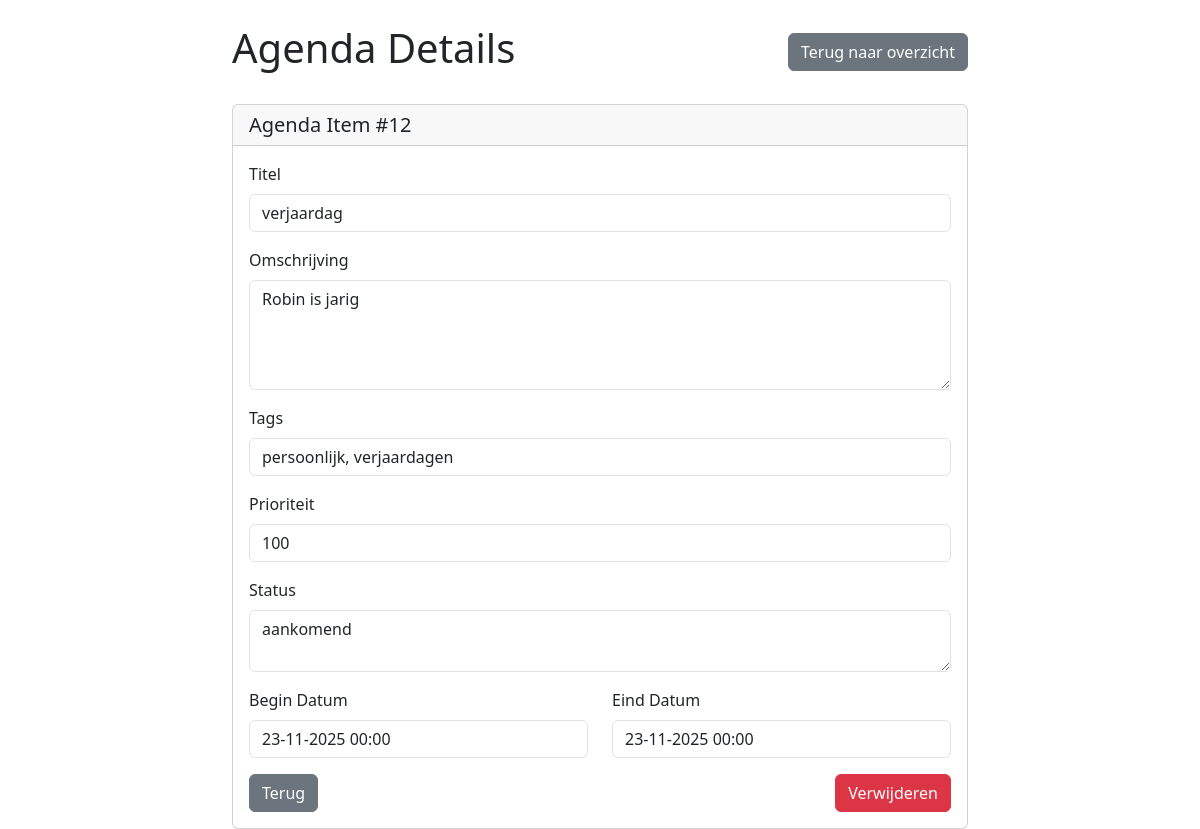
The page /php2/agenda_item.php?ID=12 on the database as committed earlier.
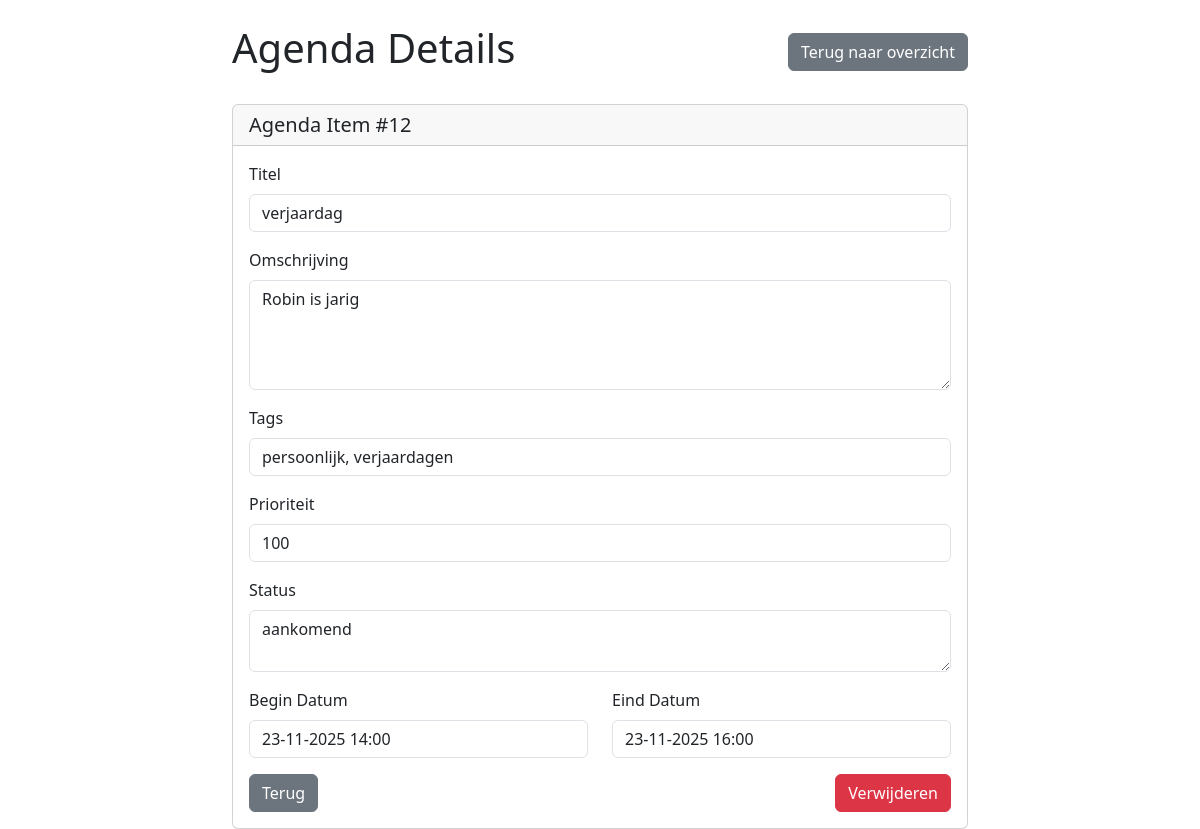
The same page on the database as committed later.
### tables this page shows
CREATE TABLE "crud_agenda"
(
    ID           integer not null
        constraint crud_agenda_pk
            primary key autoincrement,
    titel        TEXT    not null,
    omschrijving TEXT    not null,
    begin_datum  DATE    not null,
    eind_datum   DATE    not null,
    prioriteit   integer not null,
    status       TEXT    not null,
    tags         TEXT
);

### php2/agenda_item.php (called while the page is built, shortened)
<?php
require "config.php";
$id = $_GET["ID"] ?? null;
try {
    $query = "SELECT * FROM crud_agenda WHERE ID = :id";
    $stmt = $pdo->prepare($query);
    $stmt->bindParam(":id", $id);
    $stmt->execute();
    $agenda_item = $stmt->fetch();
} catch (PDOException $e) {
    error_log("Select query failed: " . $e->getMessage());
    $fout = "Er is een fout opgetreden bij het ophalen van het agenda item.";
}
include_once "views/agenda_item_view.php";

### php2/views/agenda_item_view.php (the view, shortened to what this page needs)
<!DOCTYPE html>
<html lang="en">
<head>
    <link href="./node_modules/bootstrap/dist/css/bootstrap.min.css" rel="stylesheet">
</head>
<body>
    <?php
    function formateerDatum($datum_string) {
        $datum = new DateTime($datum_string);
        return $datum->format("d-m-Y H:i");
    }
    ?>
    <div class="container mt-4">
        <div class="row">
            <div class="col-md-8 mx-auto">
                <div class="d-flex justify-content-between align-items-center mb-4">
                    <h1>Agenda Details</h1>
                    <a href="agenda.php" class="btn btn-secondary">Terug naar overzicht</a>
                </div>
                <div class="card">
                    <div class="card-header">
                        <h5 class="card-title mb-0">Agenda Item #<?= htmlspecialchars($agenda_item["ID"]) ?></h5>
                    </div>
                    <div class="card-body">
                        <form method="POST">
                            <div class="mb-3">
                                <label for="titel" class="form-label">Titel</label>
                                <input type="text" class="form-control" id="titel" name="titel"
                                    value="<?= htmlspecialchars($agenda_item["titel"]) ?>" readonly>
                            </div>
                            <div class="mb-3">
                                <label for="omschrijving" class="form-label">Omschrijving</label>
                                <textarea class="form-control" id="omschrijving" name="omschrijving" rows="4"
                                    readonly><?= htmlspecialchars($agenda_item["omschrijving"]) ?></textarea>
                            </div>
                            <div class="mb-3">
                                <label for="tags" class="form-label">Tags</label>
                                <input type="text" class="form-control" id="tags" name="tags"
                                    value="<?= htmlspecialchars($agenda_item["tags"] ?? "") ?>" readonly>
                            </div>
                            <div class="mb-3">
                                <label for="prioriteit" class="form-label">Prioriteit</label>
                                <input type="text" class="form-control" id="prioriteit" name="prioriteit"
                                    value="<?= htmlspecialchars($agenda_item["prioriteit"] ?? "N/A") ?>" readonly>
                            </div>
                            <div class="mb-3">
                                <label for="status" class="form-label">Status</label>
                                <textarea class="form-control" id="status" name="status" rows="2"
                                    readonly><?= htmlspecialchars($agenda_item["status"] ?? "") ?></textarea>
                            </div>
                            <div class="row">
                                <div class="col-md-6">
                                    <div class="mb-3">
                                        <label for="begin_datum" class="form-label">Begin Datum</label>
                                        <input type="text" class="form-control" id="begin_datum"
                                            name="begin_datum"
                                            value="<?= formateerDatum($agenda_item["begin_datum"]) ?>" readonly>
                                    </div>
                                </div>
                                <div class="col-md-6">
                                    <div class="mb-3">
                                        <label for="eind_datum" class="form-label">Eind Datum</label>
                                        <input type="text" class="form-control" id="eind_datum"
                                            name="eind_datum"
                                            value="<?= formateerDatum($agenda_item["eind_datum"]) ?>" readonly>
                                    </div>
                                </div>
                            </div>
                            <div class="d-flex gap-2">
                                <a href="agenda.php" class="btn btn-secondary">Terug</a>
                                <a href="agenda_verwijderen.php?ID=<?= $agenda_item["ID"] ?>"
                                    class="btn btn-danger ms-auto"
                                    onclick="return confirm('Weet je zeker dat je dit item wilt verwijderen?')">Verwijderen</a>
                            </div>
                        </form>
                    </div>
                </div>
            </div>
        </div>
    </div>
</body>
</html>

Rows that differ between the two databases and show on the page:
changed crud_agenda "verjaardag": begin_datum "23-11-2025 00:00" → "23-11-2025 14:00"; eind_datum "23-11-2025 00:00" → "23-11-2025 16:00"
